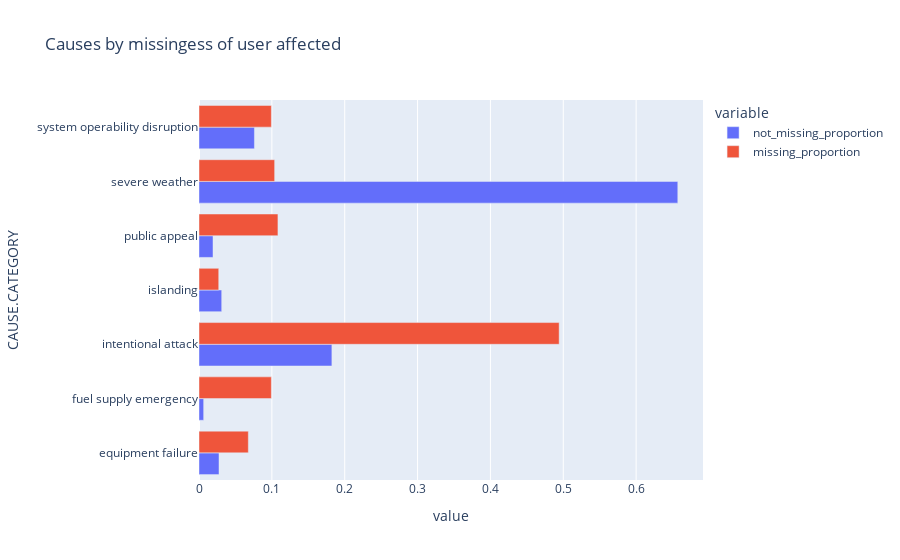

The cell this chart's notebook holds for it:
### Markdown cell above
### Assessment of Missingness

### Code cell
# TODO
# Does missingness of customers affected depend on the cause category? 
df['CAUSE.CATEGORY']
df.groupby('CAUSE.CATEGORY').count()
df_ca_missing = df[df['CUSTOMERS.AFFECTED'].isna()]
df_ca_not_missing = df[~df['CUSTOMERS.AFFECTED'].isna()]
missing_count = df_ca_missing.groupby('CAUSE.CATEGORY').count()['YEAR']
missing_proportion = pd.Series(np.array(missing_count)/((np.array(missing_count)).sum()), index=missing_count.index)
not_missing_count = df_ca_not_missing.groupby('CAUSE.CATEGORY').count()['YEAR']
not_missing_proportion = pd.Series(np.array(not_missing_count)/((np.array(not_missing_count)).sum()), index=not_missing_count.index)
observed_tvd_statistic = abs(not_missing_proportion - missing_proportion).sum()
observed_dataframe = pd.concat([not_missing_proportion, missing_proportion], axis=1, keys=['not_missing_proportion', 'missing_proportion'])
observed_dataframe.plot(kind='barh', title='Causes by missingess of user affected', barmode='group')

### Figure 1 — Plotly figure (JSON) as saved in the notebook; plotly's stock layout.template omitted (floating-point values rounded to 4 significant figures)
{"data": [{"alignmentgroup": "True", "hovertemplate": "variable=not_missing_proportion<br>value=%{x}<br>CAUSE.CATEGORY=%{y}<extra></extra>", "legendgroup": "not_missing_proportion", "marker": {"color": "#636efa", "pattern": {"shape": ""}}, "name": "not_missing_proportion", "offsetgroup": "not_missing_proportion", "orientation": "h", "showlegend": true, "textposition": "auto", "type": "bar", "x": [0.0275, 0.006416, 0.1824, 0.03116, 0.01925, 0.6572, 0.07608], "xaxis": "x", "y": ["equipment failure", "fuel supply emergency", "intentional attack", "islanding", "public appeal", "severe weather", "system operability disruption"], "yaxis": "y"}, {"alignmentgroup": "True", "hovertemplate": "variable=missing_proportion<br>value=%{x}<br>CAUSE.CATEGORY=%{y}<extra></extra>", "legendgroup": "missing_proportion", "marker": {"color": "#EF553B", "pattern": {"shape": ""}}, "name": "missing_proportion", "offsetgroup": "missing_proportion", "orientation": "h", "showlegend": true, "textposition": "auto", "type": "bar", "x": [0.06772, 0.09932, 0.4944, 0.02709, 0.1084, 0.1038, 0.09932], "xaxis": "x", "y": ["equipment failure", "fuel supply emergency", "intentional attack", "islanding", "public appeal", "severe weather", "system operability disruption"], "yaxis": "y"}], "layout": {"barmode": "group", "legend": {"title": {"text": "variable"}, "tracegroupgap": 0}, "title": {"text": "Causes by missingess of user affected"}, "xaxis": {"anchor": "y", "domain": [0, 1], "title": {"text": "value"}}, "yaxis": {"anchor": "x", "domain": [0, 1], "title": {"text": "CAUSE.CATEGORY"}}}}
